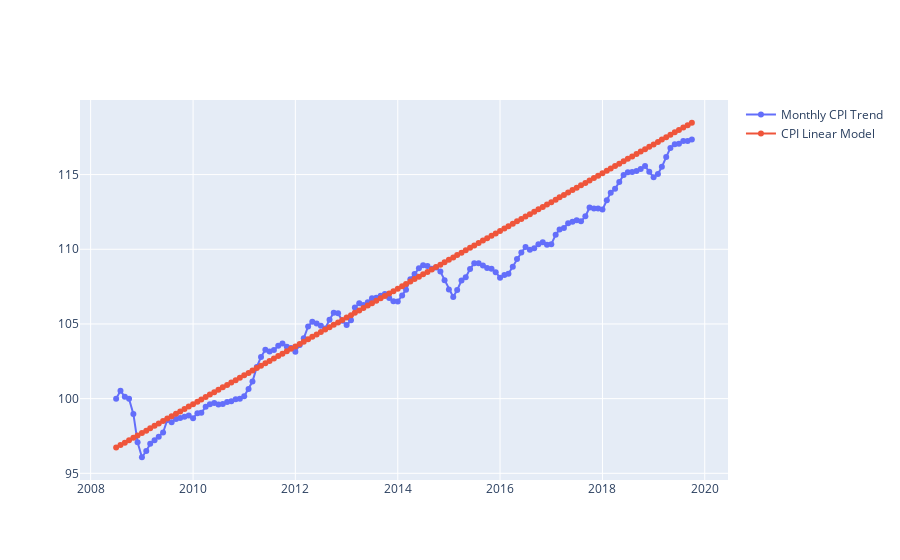

Notebook cell for this chart:
### Code cell
fig = go.Figure()
fig.add_trace(
    go.Scatter(
        x = cpi_monthly_frame.index,
        y = cpi_monthly_frame['first'],
        name='Monthly CPI Trend',
        mode="markers+lines"
    )
)
fig.add_trace(
    go.Scatter(
        x = cpi_monthly_frame.index,
        y = cpi_monthly_frame['cpi_linear_model'],
        name='CPI Linear Model',
        mode="markers+lines"
    )
)
fig.show()

### Figure 1 — Plotly figure (JSON) as saved in the notebook; plotly's stock layout.template omitted (floating-point values rounded to 4 significant figures; data arrays with more than 128 entries replaced by an {"elided": "..."} marker saying what was removed)
{"data": [{"mode": "markers+lines", "name": "Monthly CPI Trend", "type": "scatter", "x": {"elided": "136 str values"}, "y": {"elided": "136 float values"}}, {"mode": "markers+lines", "name": "CPI Linear Model", "type": "scatter", "x": {"elided": "136 str values"}, "y": {"elided": "136 float values"}}], "layout": {}}
